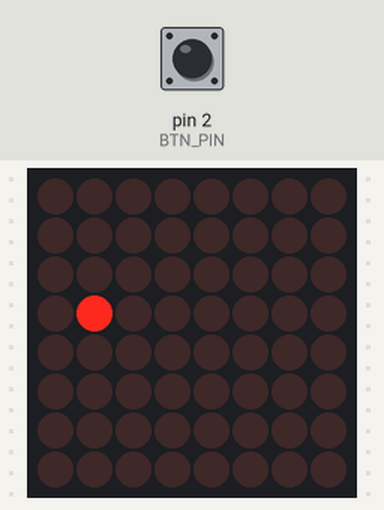
A sketch run on a simulated Arduino Uno, built with avr-gcc and run on an emulated ATmega328P. Shown: 8×8 LED matrix. The inputs (shaded band) are chosen by the test bench; at power-on: pin 2 (BTN_PIN) HIGH. Random numbers use the default seed unless the sketch sets one.

Above: at 0.75 s.
1.3 s: pin 2 (BTN_PIN) pulled LOW for 0.15 s
At 1.95 s:
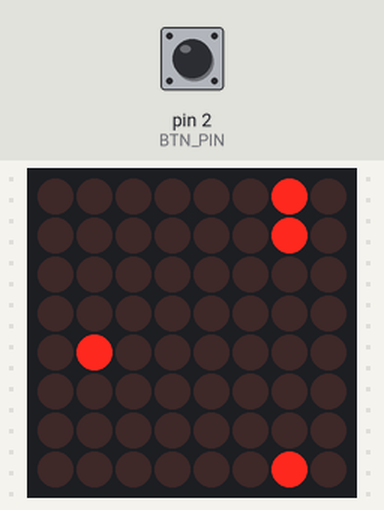
2.0 s: pin 2 (BTN_PIN) pulled LOW for 1 s
At 2.25 s:
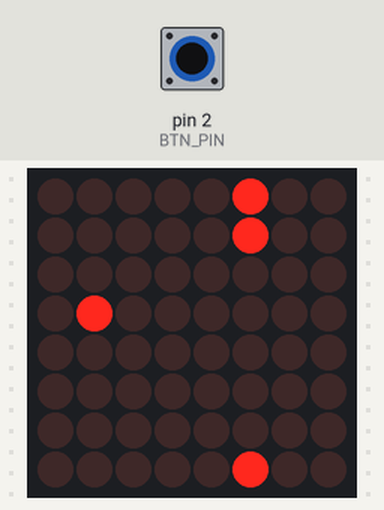
3.6 s: pin 2 (BTN_PIN) pulled LOW for 3.2 s
At 4.71 s:
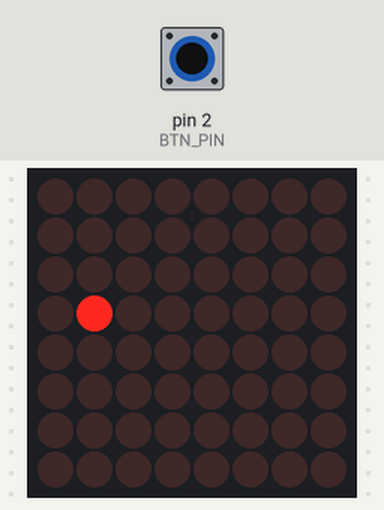
7.4 s: pin 2 (BTN_PIN) pulled LOW for 0.15 s
At 8.02 s:
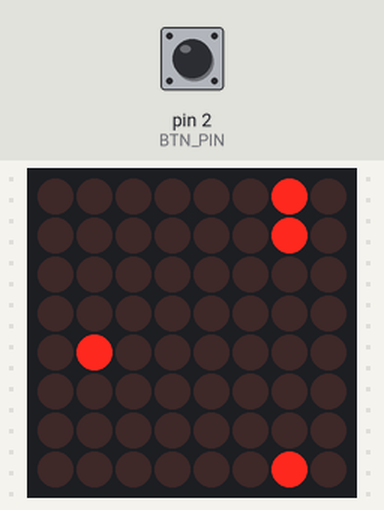
8.1 s: pin 2 (BTN_PIN) pulled LOW for 0.15 s
At 8.62 s:
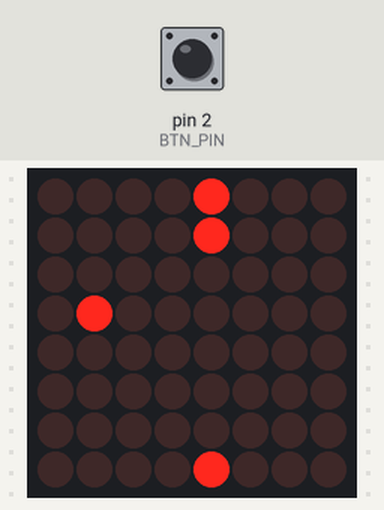
8.8 s: pin 2 (BTN_PIN) pulled LOW for 1 s
At 9.22 s:
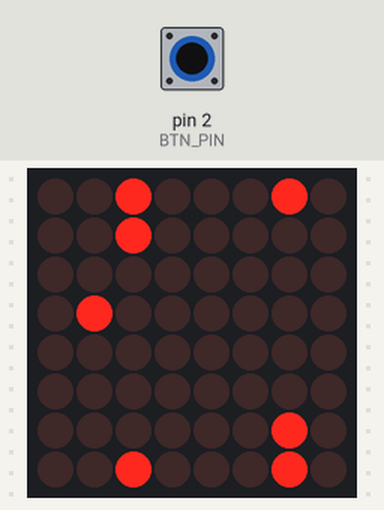
Timing chart, 0 to 11.4 s (numbered marks = the images above; inputs shaded):
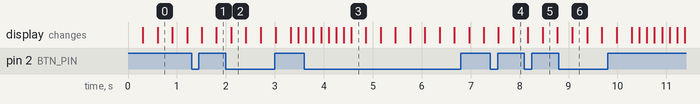

The sketch:

flappy_bird.ino
```cpp
#include <LedControl.h>

LedControl lc = LedControl(11, 13, 10, 1);

#define BTN_PIN    2
#define BIRD_COL   1
#define PIPE_GAP   5
#define TICK_MS    300

int  birdRow;
int  birdVel;
int  pipeGapTop[8];   // -1 = no pipe in that column
bool gameOver;
bool started;
bool lastBtn;
volatile bool btnFlag = false;

void btnISR() {
  btnFlag = true;
}

void setup() {
  pinMode(BTN_PIN, INPUT_PULLUP);
  attachInterrupt(digitalPinToInterrupt(BTN_PIN), btnISR, FALLING);
  lc.shutdown(0, false);
  lc.setIntensity(0, 8);
  lc.clearDisplay(0);
  resetGame();
}

void resetGame() {
  birdRow = 3;
  birdVel = 0;
  gameOver = false;
  started  = false;
  lastBtn  = HIGH;

  // Clear all pipes
  for (int c = 0; c < 8; c++) pipeGapTop[c] = -1;

  // First pipe starts safely far away (column 7)
  pipeGapTop[7] = 2;

  drawFrame();
}

void loop() {
  bool pressed = false;
  if (btnFlag) {
    btnFlag = false;
    pressed = true;
  }

  if (gameOver) {
    if (pressed) resetGame();
    return;
  }

  if (!started) {
    // Blink the bird waiting for button
    static bool blink = false;
    blink = !blink;
    lc.clearDisplay(0);
    if (blink) lc.setLed(0, birdRow, BIRD_COL, true);
    if (pressed) started = true;
    delay(TICK_MS);
    return;
  }

  // Apply button
  if (pressed) birdVel = -2;

  // Gravity
  birdVel++;
  if (birdVel > 2) birdVel = 2;
  birdRow += birdVel;

  // Scroll pipes
  for (int c = 0; c < 7; c++) pipeGapTop[c] = pipeGapTop[c + 1];

  // Spawn new pipe on right — ensure gap never spawns at bird column yet
  // Alternate between spawning a pipe and an empty column
  static int spawnCount = 0;
  spawnCount++;
  if (spawnCount % 5 == 0) {
    pipeGapTop[7] = random(0, 8 - PIPE_GAP);
  } else {
    pipeGapTop[7] = -1;
  }

  // Collision check
  if (birdRow < 0 || birdRow > 7) {
    triggerDeath();
    return;
  }
  int gap = pipeGapTop[BIRD_COL];
  if (gap != -1) {
    bool safe = (birdRow >= gap && birdRow < gap + PIPE_GAP);
    if (!safe) {
      triggerDeath();
      return;
    }
  }

  drawFrame();
  delay(TICK_MS);
}

void drawFrame() {
  lc.clearDisplay(0);

  // Draw pipes
  for (int c = 0; c < 8; c++) {
    if (pipeGapTop[c] == -1) continue;
    for (int r = 0; r < 8; r++) {
      bool inGap = (r >= pipeGapTop[c] && r < pipeGapTop[c] + PIPE_GAP);
      if (!inGap) lc.setLed(0, r, c, true);
    }
  }

  // Draw bird
  if (birdRow >= 0 && birdRow <= 7)
    lc.setLed(0, birdRow, BIRD_COL, true);
}

void triggerDeath() {
  gameOver = true;
  for (int i = 0; i < 4; i++) {
    for (int r = 0; r < 8; r++)
      for (int c = 0; c < 8; c++)
        lc.setLed(0, r, c, true);
    delay(150);
    lc.clearDisplay(0);
    delay(150);
  }
}
```
